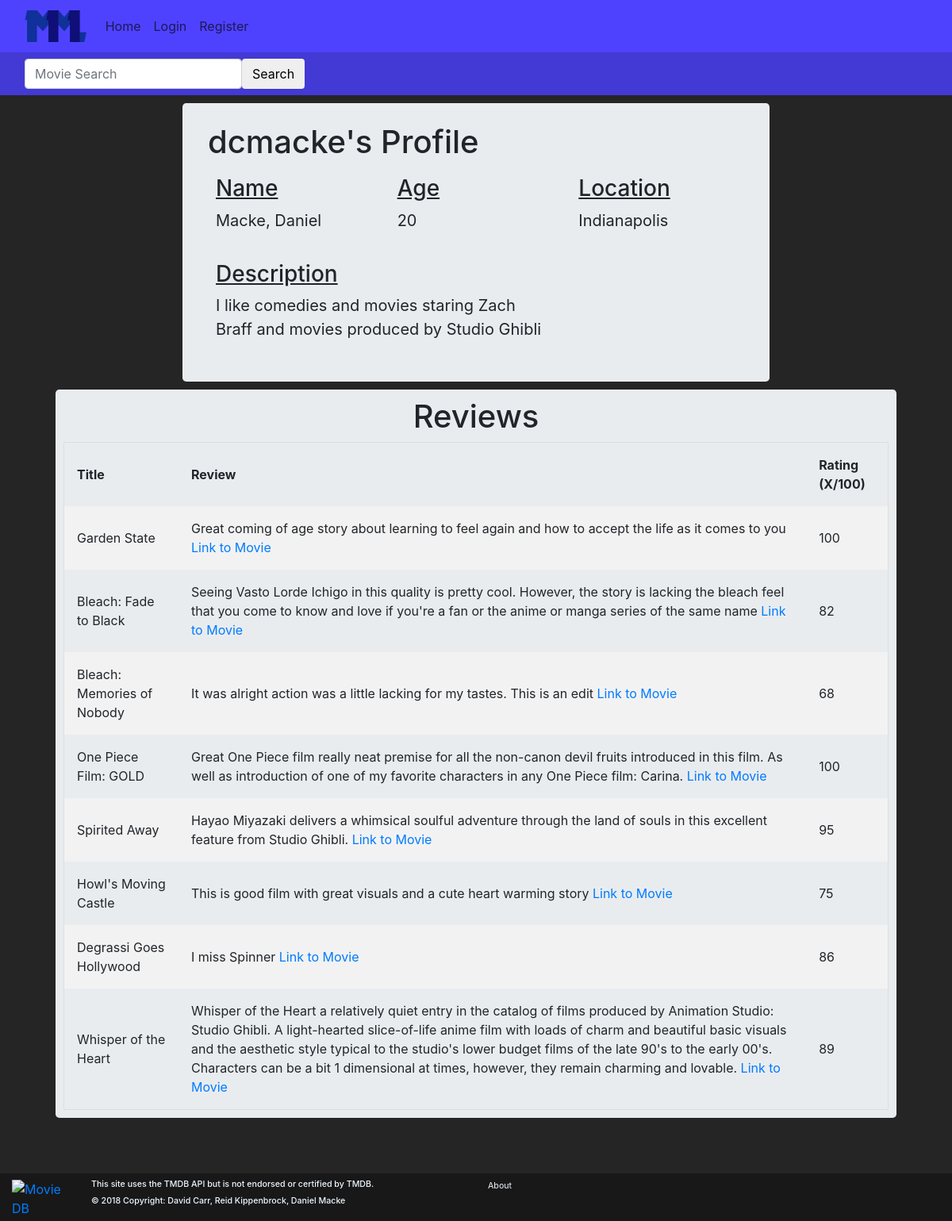
The page /account/profile/?p=dcmacke on the database as committed earlier.
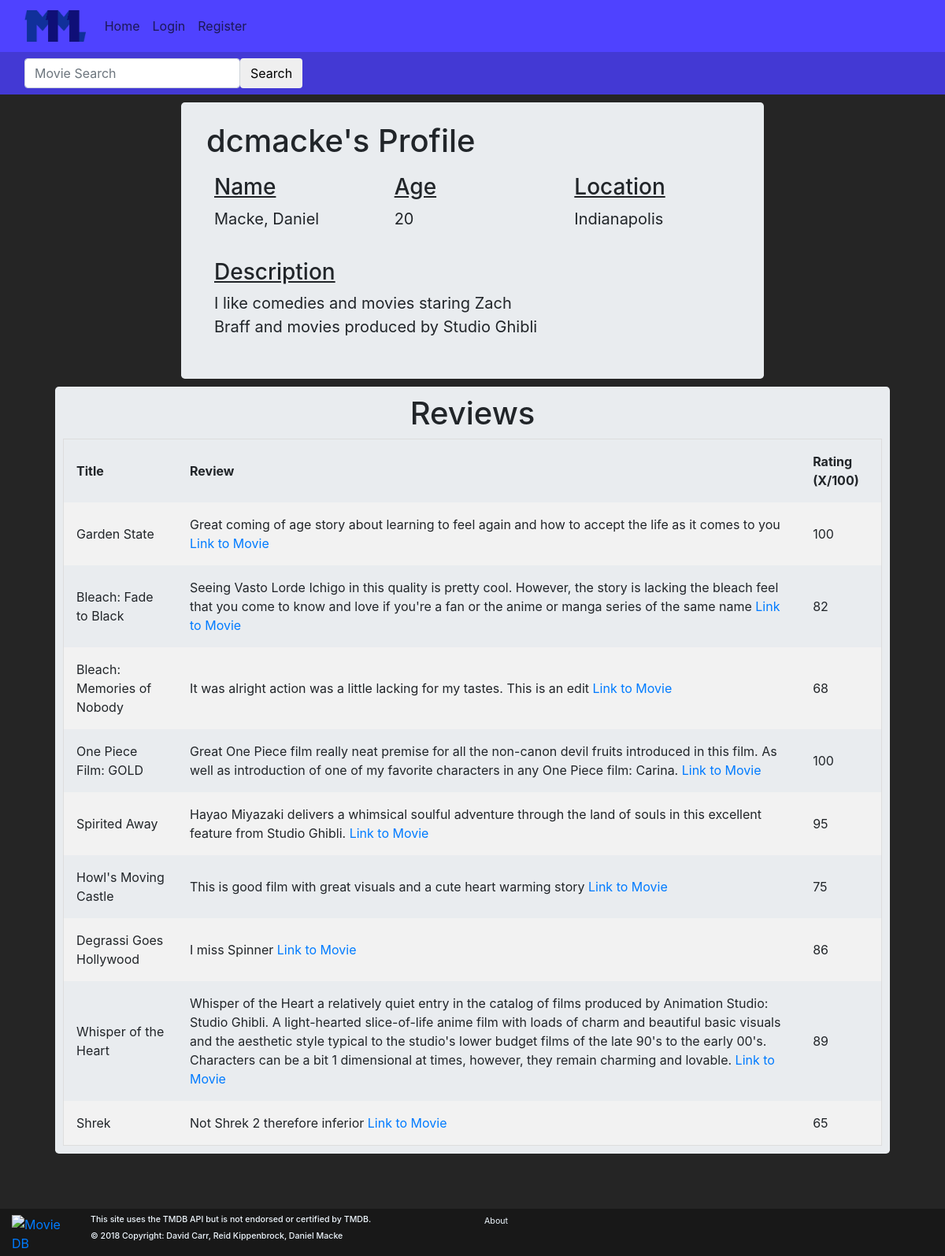
The same page on the database as committed later.
### movies/models.py (models this page shows)
class MovieReview(models.Model):
    user = models.ForeignKey(User,on_delete=models.CASCADE,default=1)
    movie_id = models.IntegerField(default=0)
    movie_title = models.CharField(max_length=50, default='')
    rating = models.IntegerField(
        default=0,
        validators=[
            MaxValueValidator(100),
            MinValueValidator(0)
        ]
    )
    review = models.CharField(max_length=1000, default='')

### accounts/views.py (the view)
# urls.py: path('profile/', views.view_profile, name='view_profile'),
def view_profile(request):
    username = request.GET.get('p');
    user = get_object_or_404(User,username=username)
    editable = False
    if request.user.is_authenticated and request.user == user:
        editable= True
    movie_reviews = MovieReview.objects.filter(user=user)
    args = {'User': user,'reviews': movie_reviews,'Editable':editable}
    return render(request, 'accounts/profile.html', args)

### accounts/templates/accounts/profile.html (shortened to what this page needs)
{% extends 'base.html' %}
{%block body%}
<div class="container" align="center">
  <div class="jumbotron col-md-8" align="left">
    <b><h1>{{ User.username }}'s Profile</h1></b>
    <div class="row" style="padding: 10px;">
      <div class="col-md-4">
        <u><h3>
          Name
        </h3></u>
        <p style="font-size:125%;">
          {{User.last_name}}, {{User.first_name}}
        </p>
      </div>
      <div class="col-md-4">
        <u><h3>
          Age
        </h3></u>
        <p  style="font-size:125%;">
             {{User.userprofile.age}}
        </p>
      </div>
      <div class="col-md-4">
        <u><h3>
          Location
        </h3></u>
        <p style="font-size:125%;">
          {{User.userprofile.city}}
        </p>
      </div>
    </div>
    <div class="row" style="padding: 10px;">
      <div class="col-md-8">
        <u><h3>
          Description
        </h3></u>
        <p style="font-size:125%;">
          {{User.userprofile.description}}
        </p>
      </div>
    </div>
  </div>
  <div class="container-fluid">
    <div class="jumbotron" style="padding: 10px;">
      <h1 class="text-center">Reviews</h1>
      <div style="overflow-x:auto;">
      <table id="ReviewTable">
        <tr>
          <th onclick="sortTable(0)">Title</th>
          <th>Review</th>
          <th onclick="sortTable(2)">Rating (X/100)</th>
        </tr>
      {%for review in reviews%}
      <tr>
        <td>{{review.movie_title}}</td>
        <td>{{review.review}} <a href="/movies/?movie_id={{review.movie_id}}">Link to Movie</a></td>
        <td>{{review.rating}}</td>
      </tr>
      {%endfor%}
    </table>
  </div>
  </div>
</div>
</div>
{%endblock%}

Rows that differ between the two databases and show on the page:
added MovieReview: movie_title "Shrek", review "Not Shrek 2 therefore inferior", rating "65"
